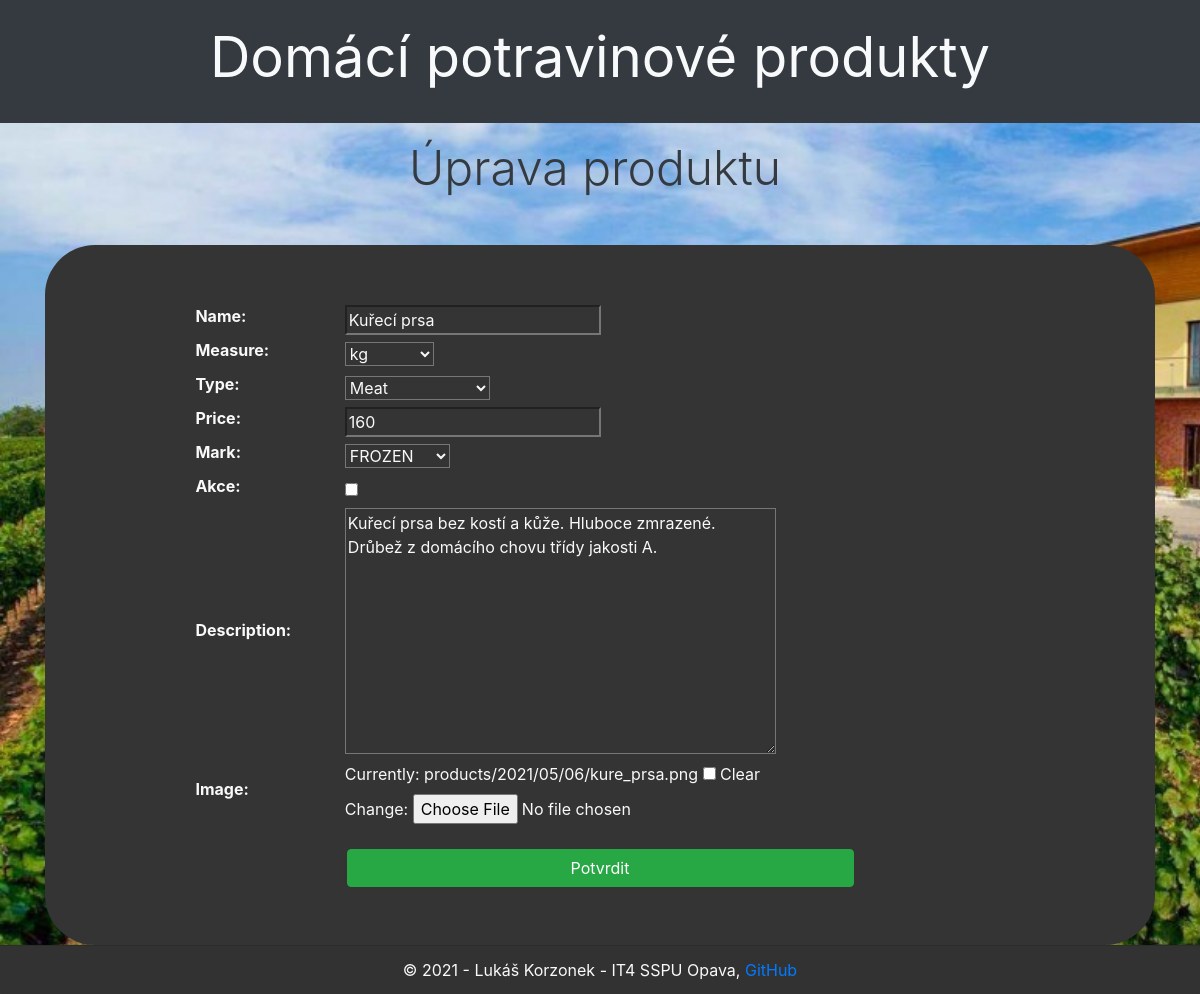
Page /products/product/6/update/ on the committed database.
### products/models.py (models this page shows, shortened)
class Product(models.Model):
    name = models.CharField(max_length=100)
    measure = models.ForeignKey(Measure,on_delete=models.CASCADE)
    type = models.ForeignKey(Type,on_delete=models.CASCADE)
    price = models.PositiveIntegerField()
    mark = models.ForeignKey(Mark,on_delete=models.CASCADE)
    akce = models.BooleanField(default=False)
    description = models.TextField(null=True)
    img = models.ImageField(upload_to='products/%Y/%m/%d', blank=True, null=True, verbose_name='Image')
    class Meta:
        ordering = ["type", "name", "price", "akce"]

class Type(models.Model):
    type= models.CharField(unique=True, max_length=50, help_text='Enter a product type (e. g. fruits)')
    def __str__(self):
        return self.type

class Mark(models.Model):
    mark = models.CharField(unique=True, max_length=50, help_text='Enter a mark (e. g. fresh)')
    def __str__(self):
        return self.mark

### products/views.py (the view)
# urls.py: path('product/<int:pk>/update/', views.ProductUpdate.as_view(), name='product-update'),
class ProductUpdate(UpdateView):
    model = Product
    fields = ['name', 'measure', 'type', 'price', 'mark', 'akce', 'description', 'img']
    extra_context = {
        'title': 'Úprava produktu',
    }

### products/models.py (called while the page is built)
    def __str__(self):
        return self.unit

### products/templates/products/product_form.html (shortened to what this page needs)
{% extends "base.html" %}
{% block content %}
<form action="" method="post" enctype="multipart/form-data">
    <div class="info round">
        <div class="p-5">
        <table>
            {{ form.as_table }}
        </table>
            <br>
        <input class="btn btn-success center" type="submit" value="Potvrdit">
        </div>
    </div>
</form>
{% endblock %}

### products/static/css/style.css (style rules this page uses)
:root { --light: #f9f9f9; --dark: #343434; }
body { min-height: 100vh; display: flex; flex-direction: column; background: url(background.jpg); background-position: left top; background-repeat: no-repeat; background-size: cover; }
table { background-color: var(--dark) !important; color: var(--light) !important; }
tbody * { background-color: var(--dark) !important; color: var(--light) !important; text-decoration: inherit; }
table { width: 80% !important; margin-left: auto!important; margin-right: auto!important; border-bottom: none !important; }
.info { overflow: hidden; background-color: var(--dark) !important; color: var(--light) !important; }
.info div { margin-top: 10px; margin-bottom: 10px; }
.center { display: block; margin-left: auto; margin-right: auto; width: 50%; }
.round { border-radius: 50px; }

### rows in the picture
Product: name "Kuřecí prsa", measure "kg", price "160", description "Kuřecí prsa bez kostí a kůže. Hluboce zmrazené. Drůbež z domácího chovu třídy jakosti A."
Type: type "Meat"
Mark: mark "FROZEN"

### other values in the picture
{{ title }} "Úprava produktu"
